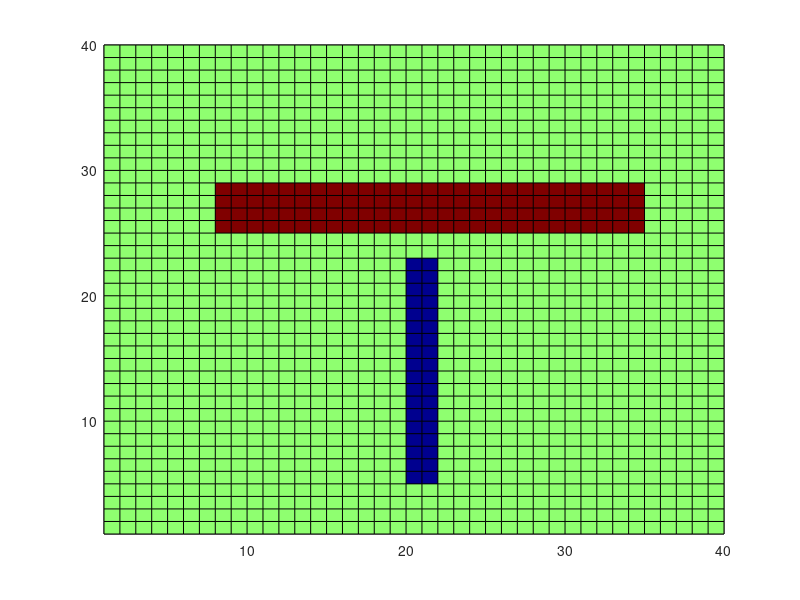
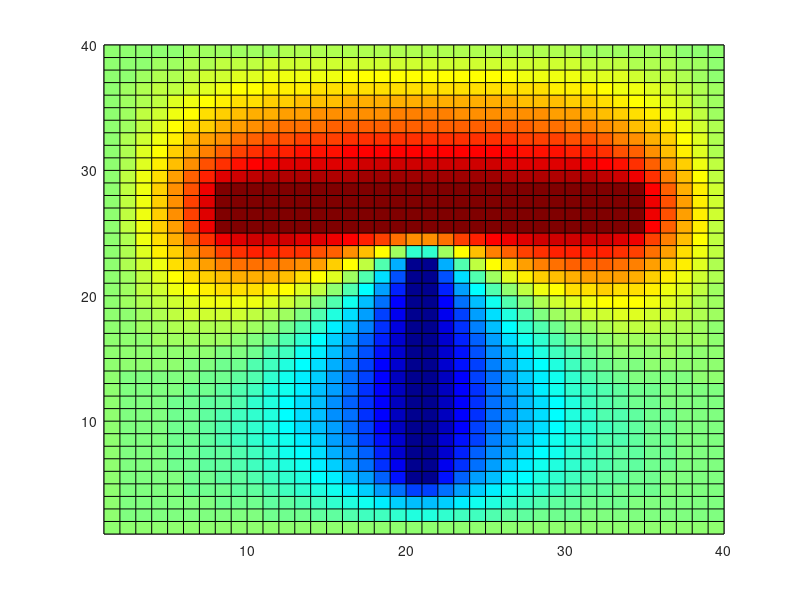

Here is the MATLAB script that generated these plots, in order:
% Resolution equation de Laplace
%
clear
close all
clc

%% Dimensions / maillage
dx=1; % cm
dy=1; % cm
Nx = 40;
Ny = 40;

%% Potentiels / sources
v0 = 0; % condition aux limites (en V)
v1 = 100; % conducteur 1
v2 = -100; % conducteur 2

% Initialisation la matrice de calcul
V = zeros(Nx,Ny); % mettre toute la matrice a zero

%Conditions aux limites
%for j=1:Ny
%    V(i,j) = v0;
%end

V(1,1:Ny) = v0; %On fixe la premiére ligne à v0
V(Nx,1:Ny) = v0; %On fixe la derniére ligne à v0
V(1:Nx,1) = v0; %On fixe la premiére ligne à v0
V(1:Nx,Ny) = v0; %On fixe la derniére ligne à v0

%Ajout des cellues sources :
Nx_v1_start = 8;
Nx_v1_end = 34;
Ny_v1_start = 25;
Ny_v1_end = 28;
Nx_v2_start = 20;
Nx_v2_end = 21;
Ny_v2_start = 5;
Ny_v2_end = 22;

V(Ny_v1_start:Ny_v1_end,Nx_v1_start:Nx_v1_end) = v1;
V(Ny_v2_start:Ny_v2_end,Nx_v2_start:Nx_v2_end) = v2;

figure(11);
colormap("jet");
pcolor(V);


% Equation de calcul
%i=1;j=1;
for iter = 1:200
    i=2:Nx-1;
    j=2:Ny-1;
    V(i,j)=0.25*( V(i+1,j) + V(i-1,j) + V(i,j+1) + V(i,j-1) );
    V(Ny_v1_start:Ny_v1_end,Nx_v1_start:Nx_v1_end) = v1;
    V(Ny_v2_start:Ny_v2_end,Nx_v2_start:Nx_v2_end) = v2;
end


% Figure
figure(12);
colormap("jet");
pcolor(V);


